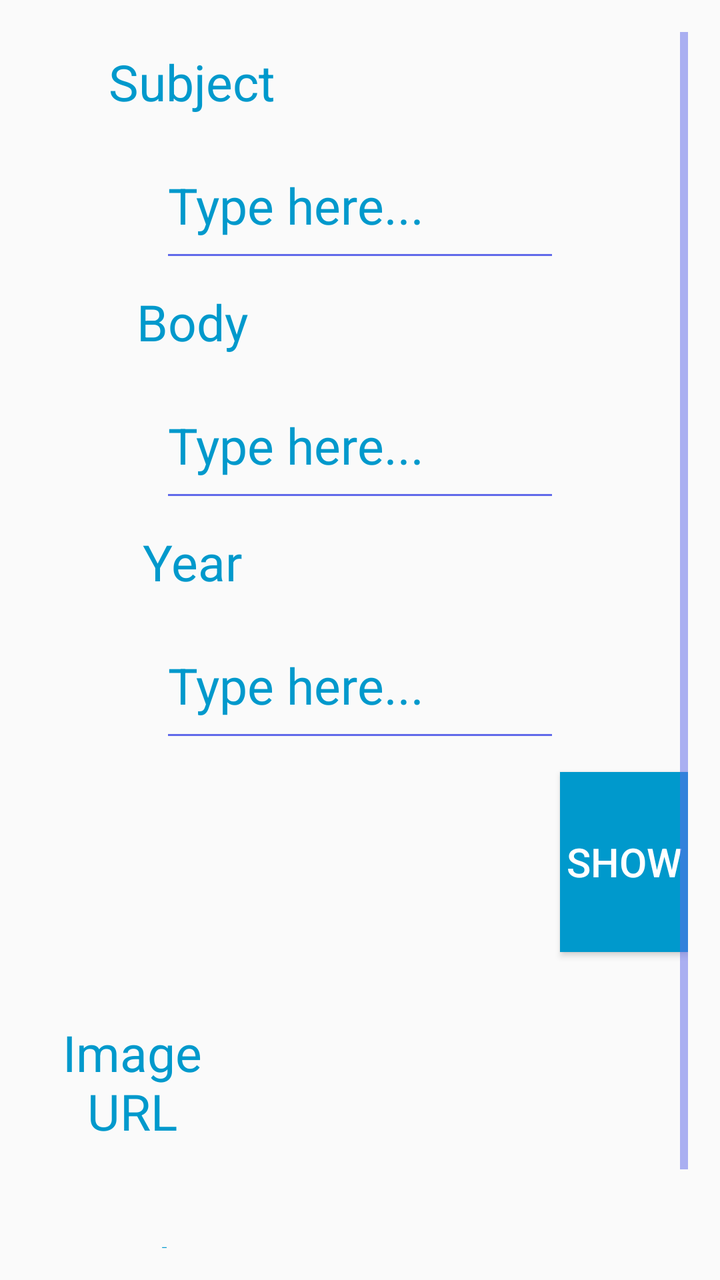
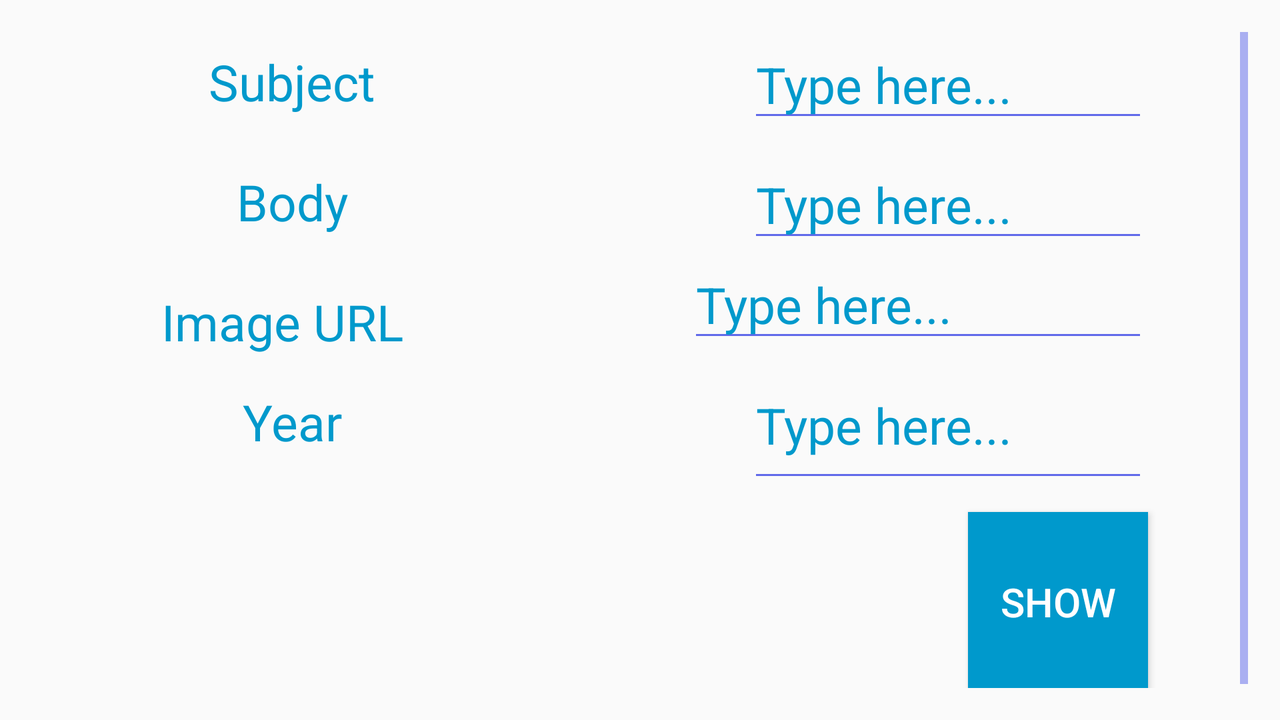

Two renders of one Android screen. The first uses the default layout on a phone; the second uses the alternative layout the repository ships for a different screen configuration, on a matching device. The two XML files are below.
<!-- AndroidManifest.xml: activity theme AppTheme.Base.SecondaryPages -->
<!-- res/layout/activity_store_movie.xml -->
<?xml version="1.0" encoding="utf-8"?>
<RelativeLayout xmlns:android="http://schemas.android.com/apk/res/android"
    xmlns:app="http://schemas.android.com/apk/res-auto"
    xmlns:tools="http://schemas.android.com/tools"
    android:layout_width="match_parent"
    android:layout_height="match_parent"
    android:paddingBottom="@dimen/activity_vertical_margin"
    android:paddingLeft="@dimen/activity_horizontal_margin"
    android:paddingRight="@dimen/activity_horizontal_margin"
    android:paddingTop="@dimen/activity_vertical_margin"
    tools:context="com.example.user.moviesmanager.StoreMovieActivity">

    <ScrollView
        android:layout_width="match_parent"
        android:layout_height="match_parent">

        <RelativeLayout
            android:layout_width="match_parent"
            android:layout_height="match_parent">

            <TextView
                android:id="@+id/subject_label"
                android:layout_width="160dp"
                android:layout_height="@dimen/emulator_medium_view_size"
                android:gravity="center"
                android:text="@string/subject_label_text"
                android:textColor="@android:color/holo_blue_dark"
                android:textSize="@dimen/emulator_store_movie_view_text_size" />

            <EditText
                android:id="@+id/subject_edit_text"
                android:layout_width="200dp"
                android:layout_height="@dimen/emulator_large_view_size"
                android:layout_below="@id/subject_label"
                android:layout_centerHorizontal="true"
                android:hint="@string/store_hint_text"
                android:textColor="@android:color/holo_blue_dark"
                android:textColorHint="@android:color/holo_blue_dark"
                android:textSize="@dimen/emulator_store_movie_view_text_size" />

            <TextView
                android:id="@+id/body_label"
                android:layout_width="160dp"
                android:layout_height="@dimen/emulator_medium_view_size"
                android:layout_below="@id/subject_edit_text"
                android:gravity="center"
                android:text="@string/body_label_text"
                android:textColor="@android:color/holo_blue_dark"
                android:textSize="@dimen/emulator_store_movie_view_text_size">

            </TextView>

            <EditText
                android:id="@+id/body_edit_text"
                android:layout_width="200dp"
                android:layout_height="@dimen/emulator_large_view_size"
                android:layout_below="@id/body_label"
                android:layout_centerHorizontal="true"
                android:hint="@string/store_hint_text"
                android:inputType="textMultiLine"
                android:textColor="@android:color/holo_blue_dark"
                android:textColorHint="@android:color/holo_blue_dark"
                android:textSize="@dimen/emulator_store_movie_view_text_size" />

            <TextView
                android:id="@+id/year_label"
                android:layout_width="160dp"
                android:layout_height="@dimen/emulator_medium_view_size"
                android:layout_below="@id/body_edit_text"
                android:gravity="center"
                android:text="@string/year_label_text"
                android:textColor="@android:color/holo_blue_dark"
                android:textSize="@dimen/emulator_store_movie_view_text_size">

            </TextView>

            <EditText
                android:id="@+id/year_edit_text"
                android:layout_width="200dp"
                android:layout_height="@dimen/emulator_large_view_size"
                android:layout_below="@id/year_label"
                android:layout_centerHorizontal="true"
                android:hint="@string/store_hint_text"
                android:textColor="@android:color/holo_blue_dark"
                android:textColorHint="@android:color/holo_blue_dark"
                android:textSize="@dimen/emulator_store_movie_view_text_size" />


            <ImageView
                android:id="@+id/movie_poster_image_view"
                android:layout_width="200dp"
                android:layout_height="120dp"
                android:layout_below="@id/year_edit_text"
                android:layout_centerHorizontal="true"
                android:layout_marginTop="10dp" />

            <Button
                android:id="@+id/show_image_button"
                android:layout_width="90dp"
                android:layout_height="90dp"
                android:layout_alignTop="@id/movie_poster_image_view"
                android:layout_toRightOf="@id/movie_poster_image_view"
                android:background="@android:color/holo_blue_dark"
                android:onClick="onShowImageClick"
                android:text="@string/show_button_text"
                android:textColor="@android:color/white"
                android:textSize="20sp" />


            <TextView
                android:id="@+id/image_url_label"
                android:layout_width="100dp"
                android:layout_height="@dimen/emulator_large_view_size"
                android:layout_below="@id/movie_poster_image_view"
                android:gravity="center"
                android:text="@string/url_label_text"
                android:textColor="@android:color/holo_blue_dark"
                android:textSize="@dimen/emulator_store_movie_view_text_size" />


            <EditText
                android:id="@+id/url_edit_text"
                android:layout_width="230dp"
                android:layout_height="@dimen/emulator_large_view_size"
                android:layout_below="@id/image_url_label"
                android:layout_marginTop="20dp"
                android:hint="@string/store_hint_text"
                android:textColor="@android:color/holo_blue_dark"
                android:textColorHint="@android:color/holo_blue_dark"
                android:textSize="@dimen/emulator_store_movie_view_text_size" />

            <ProgressBar
                android:id="@+id/load_body_pb"
                android:layout_width="200dp"
                android:layout_height="100dp"
                android:layout_centerInParent="true"
                android:visibility="gone" />


        </RelativeLayout>
    </ScrollView>
</RelativeLayout>
<!-- resources referenced by this layout -->
<resources>
  <dimen name="activity_horizontal_margin">16dp</dimen>
  <dimen name="activity_vertical_margin">16dp</dimen>
  <dimen name="emulator_large_view_size">70dp</dimen>
  <dimen name="emulator_medium_view_size">50dp</dimen>
  <dimen name="emulator_store_movie_view_text_size">25sp</dimen>
  <string name="body_label_text">Body</string>
  <string name="show_button_text">Show</string>
  <string name="store_hint_text">Type here...</string>
  <string name="subject_label_text">Subject</string>
  <string name="url_label_text">Image URL</string>
  <string name="year_label_text">Year</string>
  <style name="AppTheme.Base.SecondaryPages" parent="@style/Theme.AppCompat.Light.DarkActionBar">
          
  
          <item name="colorPrimary">@color/colorPrimary</item>
          <item name="colorPrimaryDark">@color/colorPrimaryDark</item>
          <item name="colorAccent">@color/colorAccent</item>
          <item name="actionOverflowButtonStyle">@style/OverFlowSP</item>
          <item name="android:textColorSecondary">@color/textColorSecondary</item>
      </style>
  <color name="colorPrimary">#57d9d9</color>
  <color name="colorPrimaryDark">#38aee1</color>
  <color name="colorAccent">#FF4081</color>
  <style name="OverFlowSP" parent="Widget.AppCompat.ActionButton.Overflow">
          <item name="android:src">@drawable/store_icon</item>
      </style>
  <color name="textColorSecondary">#616aea</color>
</resources>
<!-- res/layout-land/activity_store_movie.xml (the author's variant of the layout above) -->
<!-- drawn on the phone turned sideways -->
<?xml version="1.0" encoding="utf-8"?>
<RelativeLayout xmlns:android="http://schemas.android.com/apk/res/android"
    xmlns:app="http://schemas.android.com/apk/res-auto"
    xmlns:tools="http://schemas.android.com/tools"
    android:layout_width="match_parent"
    android:layout_height="match_parent"
    android:paddingBottom="@dimen/activity_vertical_margin"
    android:paddingLeft="@dimen/activity_horizontal_margin"
    android:paddingRight="@dimen/activity_horizontal_margin"
    android:paddingTop="@dimen/activity_vertical_margin"
    tools:context="com.example.user.moviesmanager.StoreMovieActivity">

    <ScrollView
        android:layout_width="match_parent"
        android:layout_height="match_parent"
        android:id="@+id/scrollView">

        <RelativeLayout
            android:layout_width="match_parent"
            android:layout_height="match_parent"
            >

            <TextView
                android:id="@+id/subject_label"
                android:layout_width="160dp"
                android:layout_height="@dimen/emulator_medium_view_size"
                android:layout_marginLeft="50dp"
                android:layout_marginStart="50dp"
                android:gravity="center"
                android:text="@string/subject_label_text"
                android:textColor="@android:color/holo_blue_dark"
                android:textSize="@dimen/emulator_store_movie_view_text_size" />

            <EditText
                android:id="@+id/subject_edit_text"
                android:layout_width="200dp"
                android:layout_height="@dimen/emulator_medium_view_size"
                android:layout_alignParentRight="true"
                android:layout_marginEnd="50dp"
                android:layout_marginRight="50dp"
                android:hint="@string/store_hint_text"
                android:textColor="@android:color/holo_blue_dark"
                android:textColorHint="@android:color/holo_blue_dark"
                android:textSize="@dimen/emulator_store_movie_view_text_size" />

            <TextView
                android:layout_marginTop="10dp"
                android:id="@+id/body_label"
                android:layout_width="160dp"
                android:layout_height="@dimen/emulator_medium_view_size"
                android:layout_below="@id/subject_label"
                android:layout_marginLeft="50dp"
                android:layout_marginStart="50dp"
                android:gravity="center"
                android:text="@string/body_label_text"
                android:textColor="@android:color/holo_blue_dark"
                android:textSize="@dimen/emulator_store_movie_view_text_size">

            </TextView>

            <EditText
                android:layout_marginTop="10dp"
                android:id="@+id/body_edit_text"
                android:layout_width="200dp"
                android:layout_height="@dimen/emulator_medium_view_size"
                android:layout_alignParentRight="true"
                android:layout_below="@id/subject_edit_text"
                android:layout_marginEnd="50dp"
                android:layout_marginRight="50dp"
                android:hint="@string/store_hint_text"
                android:inputType="textMultiLine"
                android:textColor="@android:color/holo_blue_dark"
                android:textColorHint="@android:color/holo_blue_dark"
                android:textSize="@dimen/emulator_store_movie_view_text_size" />

            <TextView
                android:layout_marginTop="10dp"
                android:id="@+id/image_url_label"
                android:layout_width="150dp"
                android:layout_height="@dimen/emulator_medium_view_size"
                android:layout_below="@id/body_label"
                android:layout_marginLeft="50dp"
                android:layout_marginStart="50dp"
                android:gravity="center"
                android:text="@string/url_label_text"
                android:textColor="@android:color/holo_blue_dark"
                android:textSize="@dimen/emulator_store_movie_view_text_size" />

            <EditText
                android:id="@+id/url_edit_text"
                android:layout_below="@id/body_edit_text"
                android:layout_width="230dp"
                android:layout_alignParentRight="true"
                android:layout_height="@dimen/emulator_medium_view_size"
                android:layout_marginEnd="50dp"
                android:layout_marginRight="50dp"
                android:hint="@string/store_hint_text"
                android:textColor="@android:color/holo_blue_dark"
                android:textColorHint="@android:color/holo_blue_dark"
                android:textSize="@dimen/emulator_store_movie_view_text_size"
                 />

            <TextView
                android:layout_marginLeft="50dp"
                android:layout_marginStart="50dp"
                android:id="@+id/year_label"
                android:layout_width="160dp"
                android:layout_height="@dimen/emulator_medium_view_size"
                android:layout_below="@id/image_url_label"
                android:gravity="center"
                android:text="@string/year_label_text"
                android:textColor="@android:color/holo_blue_dark"
                android:textSize="@dimen/emulator_store_movie_view_text_size">

            </TextView>

            <EditText
                android:layout_marginEnd="50dp"
                android:layout_marginRight="50dp"
                android:id="@+id/year_edit_text"
                android:layout_width="200dp"
                android:layout_height="@dimen/emulator_large_view_size"
                android:layout_below="@id/url_edit_text"
                android:layout_alignParentRight="true"
                android:hint="@string/store_hint_text"
                android:textColor="@android:color/holo_blue_dark"
                android:textColorHint="@android:color/holo_blue_dark"
                android:textSize="@dimen/emulator_store_movie_view_text_size" />


            <ImageView
                android:layout_marginTop="10dp"
                android:id="@+id/movie_poster_image_view"
                android:layout_width="160dp"
                android:layout_height="100dp"
                android:layout_below="@id/year_label"
                android:layout_marginLeft="50dp"
                android:layout_marginStart="50dp" />

            <Button
                android:layout_marginTop="10dp"
                android:layout_marginRight="50dp"
                android:layout_marginEnd="50dp"
                android:layout_alignParentRight="true"
                android:id="@+id/show_image_button"
                android:layout_width="90dp"
                android:layout_height="90dp"
                android:background="@android:color/holo_blue_dark"
                android:onClick="onShowImageClick"
                android:text="@string/show_button_text"
                android:textColor="@android:color/white"
                android:textSize="20sp"
                android:layout_below="@+id/year_edit_text"
                 />


            <ProgressBar
                android:id="@+id/load_body_pb"
                android:layout_width="200dp"
                android:layout_height="100dp"
                android:layout_centerInParent="true"
                android:visibility="gone" />


        </RelativeLayout>
    </ScrollView>



</RelativeLayout>
